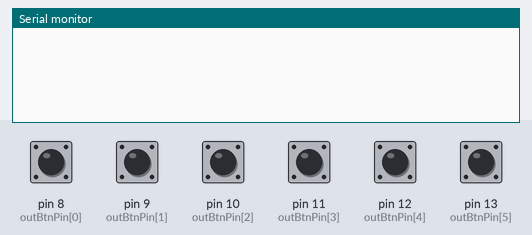
This sketch was run on a simulated Arduino Uno, built with avr-gcc and run on an emulated ATmega328P. Shown: the last lines printed to the serial monitor. The inputs (shaded band) are chosen by the test bench; at power-on: pin 8 (outBtnPin[0]), pin 9 (outBtnPin[1]), pin 10 (outBtnPin[2]), pin 11 (outBtnPin[3]), pin 12 (outBtnPin[4]), pin 13 (outBtnPin[5]) HIGH.

Above: at 1.2 s.
1.3 s: pin 8 (outBtnPin[0]) pulled LOW for 0.15 s
At 1.7 s:
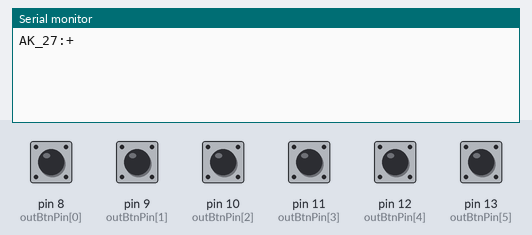
2.9 s: pin 10 (outBtnPin[2]) pulled LOW for 0.15 s
At 4.1 s:
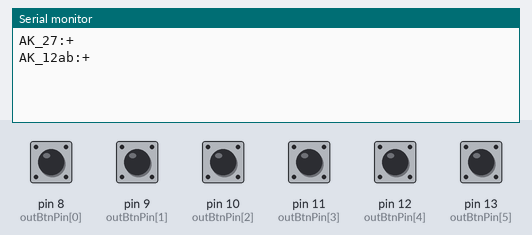
4.5 s: pin 9 (outBtnPin[1]) pulled LOW for 0.15 s
At 5.3 s:
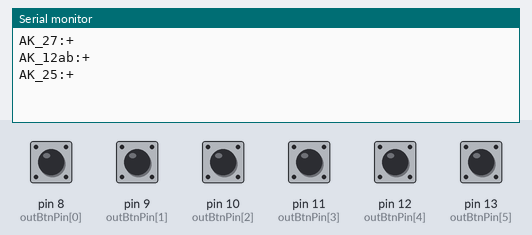
6.1 s: pin 11 (outBtnPin[3]) pulled LOW for 0.15 s
At 6.6 s:
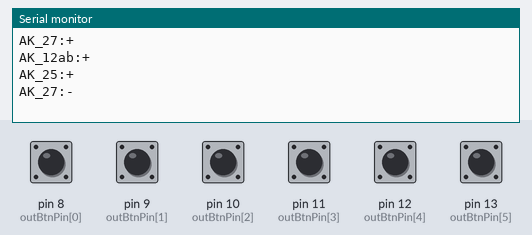
7.7 s: pin 12 (outBtnPin[4]) pulled LOW for 0.15 s
At 8.9 s:
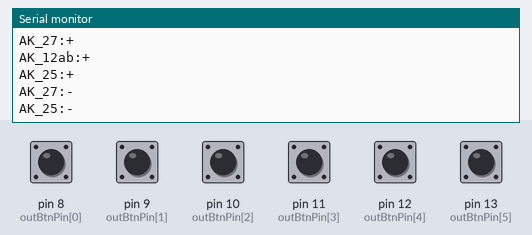
9.3 s: pin 13 (outBtnPin[5]) pulled LOW for 0.15 s
At 10.2 s:
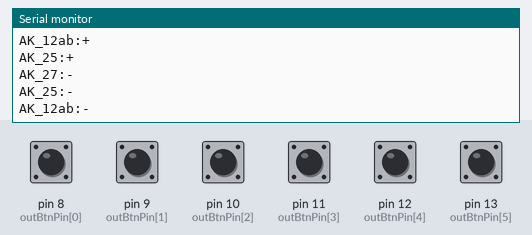

The sketch:

IPF.ino
```cpp
String inputString = "";
bool stringComplete = false;

#define inSwCount 3
int inSwPin[inSwCount] = {5,6,7};
String inSwOn[inSwCount] = {"AK_27:+","AK_25:+","AK_12ab:+"};
String inSwOff[inSwCount] = {"AK_27:-","AK_25:-","AK_12ab:-"};

#define outBtnCount 6
int outBtnPin[outBtnCount] = {8,9,10,11,12,13};
String outBtnMsg[outBtnCount] = {"AK_27:+","AK_25:+","AK_12ab:+","AK_27:-","AK_25:-","AK_12ab:-"};

int outBtnState[outBtnCount];

void setup() {
  Serial.begin(9600);
  inputString.reserve(200);

  for(int i = 0; i < outBtnCount; i++)
  {
    pinMode(outBtnPin[i], INPUT_PULLUP);
  }
}

void loop() {
  if (stringComplete) {
    EventReco();
    inputString = "";
    stringComplete = false;
  }
  else if (Serial.available())
  {
    char inChar = (char)Serial.read();
    if (inChar == '\n')
    {
      stringComplete = true;
    }
    else inputString += inChar;
  }

  inputReco();
}

void EventReco()
{
  for(int i = 0; i < inSwCount; i++)
  {
    if(inputString == inSwOn[i]) digitalWrite(inSwPin[i], HIGH);
    if(inputString == inSwOff[i]) digitalWrite(inSwPin[i], LOW);
  }
}

void inputReco()
{
  for(int i = 0; i < outBtnCount; i++)
  {

    if(digitalRead(outBtnPin[i]) == LOW)
    {
      outBtnState[i]++;
      if(outBtnState[i] == 10)
      {
        Serial.println(outBtnMsg[i]);
      }
    }
    else
    {
      outBtnState[i] = 0;
    }
  }

  delay(1);
}
```

Measured:
- after the input at 1.3 s, the serial monitor: prints a new line at once (image 1)
- after the input at 2.9 s, the serial monitor: prints a new line at once (image 2)
- after the input at 4.5 s, the serial monitor: prints a new line at once (image 3)
- after the input at 6.1 s, the serial monitor: prints a new line at once (image 4)
- after the input at 7.7 s, the serial monitor: prints a new line at once (image 5)
- after the input at 9.3 s, the serial monitor: prints a new line at once (image 6)
